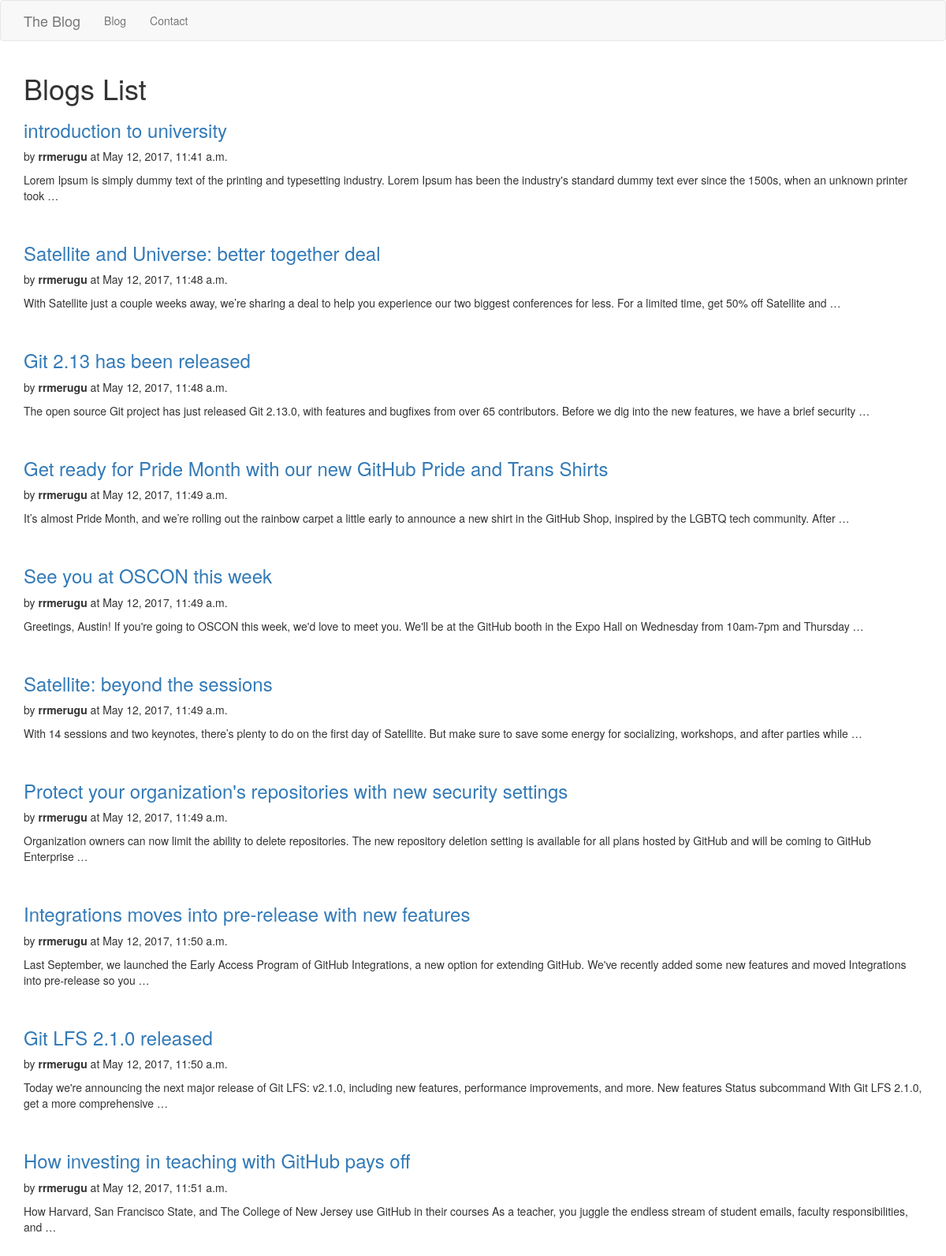
Screenshot of /blog/ with the database file from the repository.
### blog/models.py (models this page shows, shortened)
class BlogPost(models.Model):
    id = models.AutoField(primary_key=True)
    title = models.CharField(max_length=200)
    slug = models.SlugField(unique=True, db_index=True)
    text = models.TextField()
    is_draft = models.BooleanField(default=True)
    created_at = models.DateTimeField(default=timezone.now)
    created_by = models.ForeignKey(User, blank=False)

### blog/views.py (the view)
# urls.py: url(r'blog/$', views.blog_list, name="blog_list"),
def blog_list(request):
    blogs = BlogPost.objects.all()
    return render(request, 'blog-list.html', {'blogs': blogs})

### blog/templates/blog-list.html (shortened to what this page needs)
{% extends 'base.html' %}
{% block content %}
<h1>Blogs List</h1>
{% for blog in blogs %}
    <h3><a href="{% url 'blog_view' blog.id %}">{{blog.title}}</a></h3>
    <p>by <strong>{{blog.created_by.username}}</strong> at {{blog.created_at}}</p>
    <div style="margin-bottom:50px;">
        {{ blog.text |escape|truncatewords:30}}
    </div>
{% endfor %}
{% endblock %}

### rows the page displays
BlogPost: title "introduction to university", created_by.username "rrmerugu", created_at "May 12, 2017, 11:41 a.m.", text "Lorem Ipsum is simply dummy text of the printing and typesetting industry. Lorem Ipsum has been the industry's standard dummy text ever since the 1500s, when an unknown printer took …"
BlogPost: title "Satellite and Universe: better together deal", created_by.username "rrmerugu", created_at "May 12, 2017, 11:48 a.m.", text "With Satellite just a couple weeks away, we’re sharing a deal to help you experience our two biggest conferences for less. For a limited time, get 50% off Satellite and …"
BlogPost: title "Git 2.13 has been released", created_by.username "rrmerugu", created_at "May 12, 2017, 11:48 a.m.", text "The open source Git project has just released Git 2.13.0, with features and bugfixes from over 65 contributors. Before we dig into the new features, we have a brief security …"
BlogPost: title "Get ready for Pride Month with our new GitHub Pride and Trans Shirts", created_by.username "rrmerugu", created_at "May 12, 2017, 11:49 a.m.", text "It’s almost Pride Month, and we’re rolling out the rainbow carpet a little early to announce a new shirt in the GitHub Shop, inspired by the LGBTQ tech community. After …"
BlogPost: title "See you at OSCON this week", created_by.username "rrmerugu", created_at "May 12, 2017, 11:49 a.m.", text "Greetings, Austin! If you're going to OSCON this week, we'd love to meet you. We'll be at the GitHub booth in the Expo Hall on Wednesday from 10am-7pm and Thursday …"
BlogPost: title "Satellite: beyond the sessions", created_by.username "rrmerugu", created_at "May 12, 2017, 11:49 a.m.", text "With 14 sessions and two keynotes, there’s plenty to do on the first day of Satellite. But make sure to save some energy for socializing, workshops, and after parties while …"
BlogPost: title "Protect your organization's repositories with new security settings", created_by.username "rrmerugu", created_at "May 12, 2017, 11:49 a.m.", text "Organization owners can now limit the ability to delete repositories. The new repository deletion setting is available for all plans hosted by GitHub and will be coming to GitHub Enterprise …"
BlogPost: title "Integrations moves into pre-release with new features", created_by.username "rrmerugu", created_at "May 12, 2017, 11:50 a.m.", text "Last September, we launched the Early Access Program of GitHub Integrations, a new option for extending GitHub. We've recently added some new features and moved Integrations into pre-release so you …"
BlogPost: title "Git LFS 2.1.0 released", created_by.username "rrmerugu", created_at "May 12, 2017, 11:50 a.m.", text "Today we're announcing the next major release of Git LFS: v2.1.0, including new features, performance improvements, and more. New features Status subcommand With Git LFS 2.1.0, get a more comprehensive …"
BlogPost: title "How investing in teaching with GitHub pays off", created_by.username "rrmerugu", created_at "May 12, 2017, 11:51 a.m.", text "How Harvard, San Francisco State, and The College of New Jersey use GitHub in their courses As a teacher, you juggle the endless stream of student emails, faculty responsibilities, and …"
